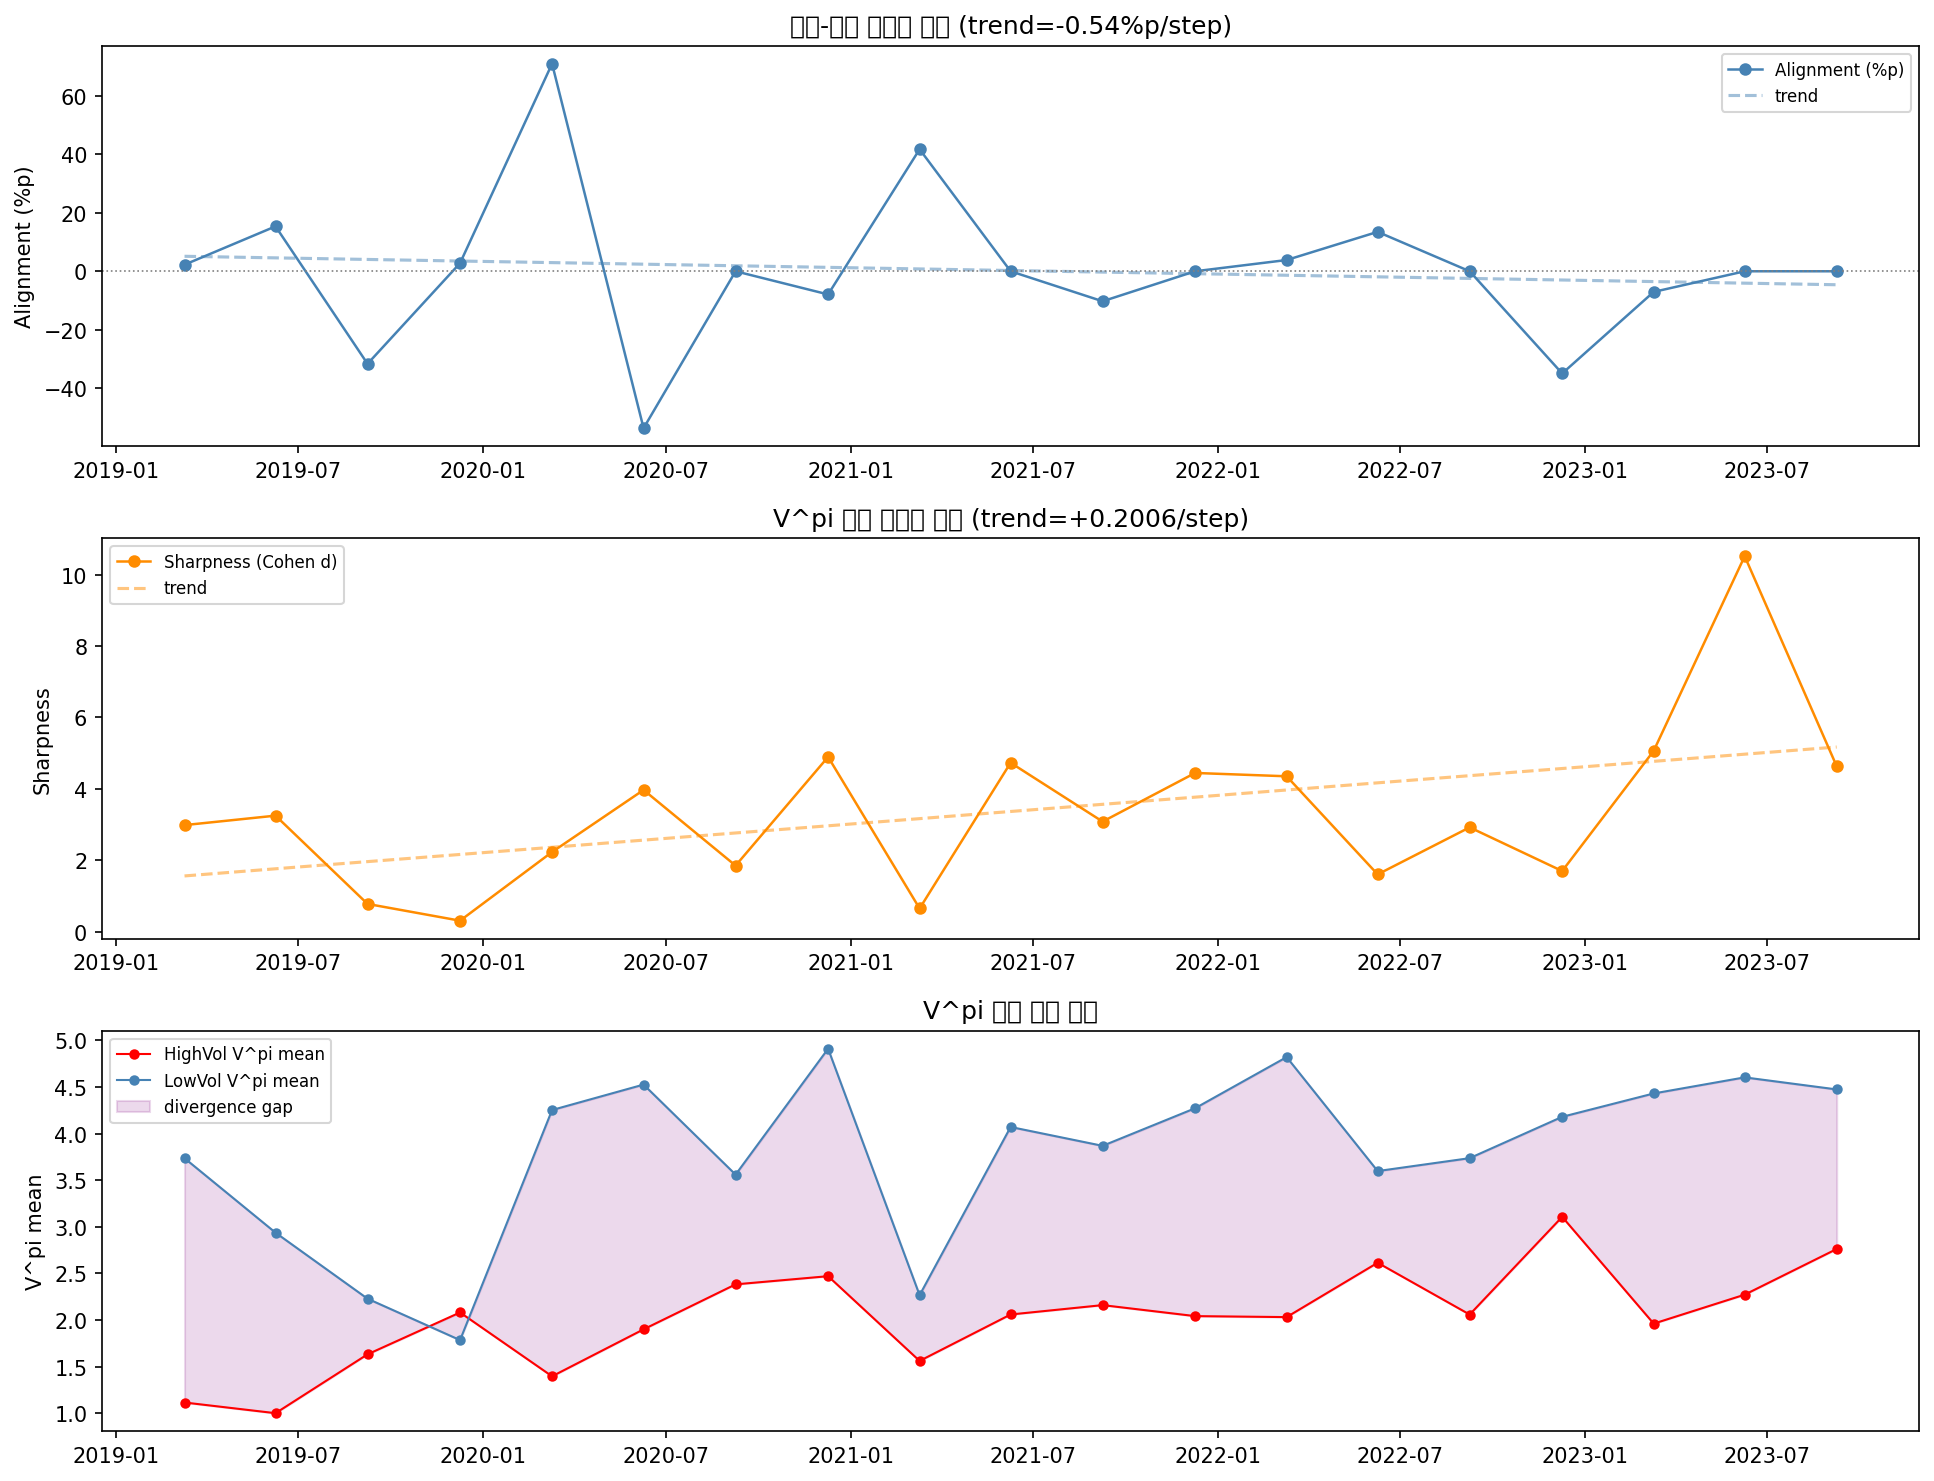

This figure's Python source:
"""
Arena 검증 v2 — 재귀적 학습 (Walk-Forward)
============================================
질문: 에이전트가 더 많은 데이터를 볼수록 실제로 나아지는가?

설계:
  - Walk-forward: 6개월 단위로 학습 데이터 확장
  - 각 윈도우에서 평가: 레짐-경매 정렬도, V^pi 분기 선명도
  - 개선 여부: 초기 vs 후기 성능 비교

지표:
  - alignment(%p):  레짐에 맞는 에이전트 낙찰 비율 차이
  - sharpness:      |mean(V^pi_HV) - mean(V^pi_LV)| / pooled_std  (분포 분리도)
  - stability:      rolling V^pi 차이의 std (낮을수록 일관됨)
"""

import warnings
warnings.filterwarnings('ignore')

import os, pickle
import numpy as np
import pandas as pd
import torch
import torch.nn as nn
import torch.nn.functional as F
import matplotlib.pyplot as plt
import matplotlib.dates as mdates
from scipy.stats import ks_2samp

# ── v1 결과 재사용 ────────────────────────────────────────
FEAT_CACHE = "arena_val_features.pkl"
HMM_CACHE  = "arena_val_hmm.pkl"

assert os.path.exists(FEAT_CACHE), "arena_validation_v1.py 먼저 실행"
assert os.path.exists(HMM_CACHE),  "arena_validation_v1.py 먼저 실행"

with open(FEAT_CACHE, 'rb') as f:
    feat, btc_price = pickle.load(f)
with open(HMM_CACHE, 'rb') as f:
    regime, high_p, high_state = pickle.load(f)

from sklearn.preprocessing import StandardScaler
scaler   = StandardScaler()
X_scaled = scaler.fit_transform(feat.values)

WIN       = 16
STATE_DIM = 128
ACTION_DIM = 3
HIDDEN1   = 64
HIDDEN2   = 32
LR        = 1e-3
N_STEPS   = 3000
GAMMA     = 0.99
SEED      = 42

torch.manual_seed(SEED)
np.random.seed(SEED)

# state(128) 재구성
states_arr, dates_arr = [], []
for i in range(WIN, len(X_scaled)):
    states_arr.append(X_scaled[i - WIN:i].flatten())
    dates_arr.append(feat.index[i])

states_arr      = np.array(states_arr, dtype=np.float32)
dates_arr       = pd.DatetimeIndex(dates_arr)
regimes_aligned = regime.reindex(dates_arr).fillna(0).values.astype(int)
highp_aligned   = high_p.reindex(dates_arr).fillna(0).values


# ══════════════════════════════════════════════════════════
# 모델 + 학습 함수 (v1과 동일)
# ══════════════════════════════════════════════════════════
class PolicyValueNet(nn.Module):
    def __init__(self, state_dim=128, action_dim=3, h1=64, h2=32):
        super().__init__()
        self.action_dim = action_dim
        self.trunk = nn.Sequential(
            nn.Linear(state_dim, h1), nn.LayerNorm(h1), nn.ReLU(),
            nn.Linear(h1, h2),        nn.LayerNorm(h2), nn.ReLU(),
        )
        self.policy_head = nn.Linear(h2, action_dim)
        self.value_head  = nn.Linear(h2, 1)

    def forward(self, s):
        f      = self.trunk(s)
        logits = self.policy_head(f)
        probs  = F.softmax(logits, dim=-1)
        H      = -torch.sum(probs * torch.log(probs + 1e-9))
        conf   = (1.0 - H / torch.log(torch.tensor(float(self.action_dim)))).item()
        vpi    = self.value_head(f).squeeze(-1).item()
        return logits, conf, vpi


def real_reward(s, action, ns, bias_type):
    curr_vol = float(s[-8 + 2])
    next_vol = float(ns[-8 + 2])
    d = next_vol - curr_vol
    if bias_type == "HighVol":
        return float(max(0, d) * 2.0 - max(0, -d))
    return float(-abs(d) + 0.1)


def train_agent_on(data, bias_type, net=None):
    """data: np array (N, 128). 기존 net에서 이어 학습 가능."""
    if net is None:
        net = PolicyValueNet(STATE_DIM, ACTION_DIM)
    opt = torch.optim.Adam(net.parameters(), lr=LR)
    n   = len(data)

    for step in range(N_STEPS):
        idx    = np.random.randint(0, n - 1)
        s      = torch.FloatTensor(data[idx])
        s1     = torch.FloatTensor(data[idx + 1])
        logits, _, vpi = net(s)
        probs  = F.softmax(logits, dim=-1)
        dist   = torch.distributions.Categorical(probs)
        action = dist.sample()
        lp     = dist.log_prob(action)
        r      = real_reward(data[idx], action.item(), data[idx + 1], bias_type)
        with torch.no_grad():
            _, _, v1 = net(s1)
        td     = r + GAMMA * v1
        adv    = td - vpi
        fv     = net.trunk(s)
        vt     = net.value_head(fv).squeeze(-1)
        vl     = F.mse_loss(vt, torch.tensor(td))
        ent    = -torch.sum(probs * torch.log(probs + 1e-9))
        loss   = -lp * adv + 0.5 * vl - 0.01 * ent
        opt.zero_grad(); loss.backward()
        torch.nn.utils.clip_grad_norm_(net.parameters(), 1.0)
        opt.step()
    return net


def evaluate(net_hv, net_lv, eval_data, eval_regimes):
    """레짐-경매 정렬도 + V^pi 분기 선명도 반환"""
    vpi_hv, vpi_lv, winners = [], [], []
    with torch.no_grad():
        for s_np in eval_data:
            s = torch.FloatTensor(s_np)
            _, conf_hv, vpi_h = net_hv(s)
            _, conf_lv, vpi_l = net_lv(s)
            vpi_hv.append(vpi_h); vpi_lv.append(vpi_l)
            winners.append(0 if conf_hv >= conf_lv else 1)

    vpi_hv  = np.array(vpi_hv)
    vpi_lv  = np.array(vpi_lv)
    winners = np.array(winners)

    # 정렬도
    hm = eval_regimes == high_state
    lm = ~hm
    align = 0.0
    if hm.sum() > 0 and lm.sum() > 0:
        align = ((winners[hm] == 0).mean() - (winners[lm] == 0).mean()) * 100

    # 분기 선명도: Cohen's d 스타일
    diff_mean = abs(vpi_hv.mean() - vpi_lv.mean())
    pool_std  = np.sqrt((vpi_hv.std()**2 + vpi_lv.std()**2) / 2 + 1e-9)
    sharpness = diff_mean / pool_std

    # KS p-value
    _, ks_p = ks_2samp(vpi_hv, vpi_lv)

    return {"align": align, "sharpness": sharpness, "ks_p": ks_p,
            "vpi_hv_mean": vpi_hv.mean(), "vpi_lv_mean": vpi_lv.mean()}


# ══════════════════════════════════════════════════════════
# Walk-Forward 실험
# ══════════════════════════════════════════════════════════
# 6개월 단위 윈도우 구성
WINDOW_MONTHS = 6
STEP_MONTHS   = 3

# 시작점: 최소 1년 학습 데이터 필요
start_train = dates_arr[0]
first_eval  = start_train + pd.DateOffset(months=12)

windows = []
cur = first_eval
while cur + pd.DateOffset(months=STEP_MONTHS) <= dates_arr[-1]:
    eval_end = cur + pd.DateOffset(months=STEP_MONTHS)
    windows.append((start_train, cur, cur, eval_end))
    cur = eval_end

print(f"Walk-Forward 윈도우: {len(windows)}개")
print(f"  첫 윈도우: train ~ {windows[0][1].date()}, eval {windows[0][2].date()} ~ {windows[0][3].date()}")
print(f"  마지막:    train ~ {windows[-1][1].date()}, eval {windows[-1][2].date()} ~ {windows[-1][3].date()}")

WF_CACHE = "arena_wf_results.pkl"

if os.path.exists(WF_CACHE):
    print(f"\nWalk-Forward 캐시 로드: {WF_CACHE}")
    with open(WF_CACHE, 'rb') as f:
        results = pickle.load(f)
else:
    results   = []
    net_hv    = None
    net_lv    = None

    for i, (tr_start, tr_end, ev_start, ev_end) in enumerate(windows):
        tr_mask   = (dates_arr >= tr_start) & (dates_arr < tr_end)
        ev_mask   = (dates_arr >= ev_start) & (dates_arr < ev_end)

        tr_data   = states_arr[tr_mask]
        ev_data   = states_arr[ev_mask]
        ev_reg    = regimes_aligned[ev_mask]

        if len(tr_data) < 100 or len(ev_data) < 10:
            continue

        print(f"\n[{i+1}/{len(windows)}] "
              f"Train ~ {tr_end.date()}  ({len(tr_data)}),  "
              f"Eval {ev_start.date()} ~ {ev_end.date()}  ({len(ev_data)})")

        # 누적 학습 (기존 net에서 이어서)
        net_hv = train_agent_on(tr_data, "HighVol", net_hv)
        net_lv = train_agent_on(tr_data, "LowVol",  net_lv)

        metrics = evaluate(net_hv, net_lv, ev_data, ev_reg)
        metrics["eval_start"] = ev_start
        metrics["eval_end"]   = ev_end
        metrics["n_train"]    = len(tr_data)
        results.append(metrics)

        print(f"  align={metrics['align']:+.1f}%p  "
              f"sharpness={metrics['sharpness']:.3f}  "
              f"ks_p={metrics['ks_p']:.4f}")

    with open(WF_CACHE, 'wb') as f:
        pickle.dump(results, f)
    print(f"\nWalk-Forward 결과 저장: {WF_CACHE}")

# ══════════════════════════════════════════════════════════
# 결과 분석
# ══════════════════════════════════════════════════════════
df_res = pd.DataFrame(results)
df_res["mid_date"] = df_res["eval_start"] + (df_res["eval_end"] - df_res["eval_start"]) / 2

print(f"\n{'기간':20s} {'n_train':>8} {'align':>8} {'sharp':>8} {'ks_p':>8}")
print("-" * 60)
for _, row in df_res.iterrows():
    print(f"{str(row['eval_start'].date()):20s} "
          f"{row['n_train']:8.0f} "
          f"{row['align']:+8.1f}%p "
          f"{row['sharpness']:8.3f} "
          f"{row['ks_p']:8.4f}")

# 선형 추세
from numpy.polynomial import polynomial as P
x = np.arange(len(df_res))

align_trend     = np.polyfit(x, df_res["align"].values, 1)[0]
sharpness_trend = np.polyfit(x, df_res["sharpness"].values, 1)[0]

print(f"\n추세 (윈도우당):")
print(f"  정렬도:    {align_trend:+.3f}%p/window "
      f"({'개선' if align_trend > 0 else '악화'})")
print(f"  분기선명도: {sharpness_trend:+.4f}/window "
      f"({'개선' if sharpness_trend > 0 else '악화'})")

# ══════════════════════════════════════════════════════════
# 시각화
# ══════════════════════════════════════════════════════════
fig, axes = plt.subplots(3, 1, figsize=(13, 10))

x_dates = df_res["mid_date"].values

ax = axes[0]
ax.plot(x_dates, df_res["align"].values,
        marker='o', ms=5, color='steelblue', lw=1.2, label='Alignment (%p)')
trend_line = np.polyval(np.polyfit(x, df_res["align"].values, 1), x)
ax.plot(x_dates, trend_line, '--', color='steelblue', alpha=0.5, label='trend')
ax.axhline(0, color='gray', lw=0.8, linestyle=':')
ax.set_title(f"레짐-경매 정렬도 추이 (trend={align_trend:+.2f}%p/step)")
ax.set_ylabel("Alignment (%p)"); ax.legend(fontsize=8)
ax.xaxis.set_major_formatter(mdates.DateFormatter('%Y-%m'))

ax = axes[1]
ax.plot(x_dates, df_res["sharpness"].values,
        marker='o', ms=5, color='darkorange', lw=1.2, label='Sharpness (Cohen d)')
trend_line2 = np.polyval(np.polyfit(x, df_res["sharpness"].values, 1), x)
ax.plot(x_dates, trend_line2, '--', color='darkorange', alpha=0.5, label='trend')
ax.set_title(f"V^pi 분기 선명도 추이 (trend={sharpness_trend:+.4f}/step)")
ax.set_ylabel("Sharpness"); ax.legend(fontsize=8)
ax.xaxis.set_major_formatter(mdates.DateFormatter('%Y-%m'))

ax = axes[2]
ax.plot(x_dates, df_res["vpi_hv_mean"].values,
        marker='o', ms=4, color='red', lw=1.0, label='HighVol V^pi mean')
ax.plot(x_dates, df_res["vpi_lv_mean"].values,
        marker='o', ms=4, color='steelblue', lw=1.0, label='LowVol V^pi mean')
ax.fill_between(x_dates,
                df_res["vpi_hv_mean"].values,
                df_res["vpi_lv_mean"].values,
                alpha=0.15, color='purple', label='divergence gap')
ax.set_title("V^pi 절대 수준 추이")
ax.set_ylabel("V^pi mean"); ax.legend(fontsize=8)
ax.xaxis.set_major_formatter(mdates.DateFormatter('%Y-%m'))

plt.tight_layout()
plt.savefig("arena_validation_v2.png", dpi=150, bbox_inches='tight')
print("\n그래프 저장: arena_validation_v2.png")

# ══════════════════════════════════════════════════════════
# 최종 판정
# ══════════════════════════════════════════════════════════
print("\n" + "=" * 60)
print("Arena 검증 v2 -- 재귀 학습 판정")
print("=" * 60)

improving_align  = align_trend > 0
improving_sharp  = sharpness_trend > 0
final_align_ok   = df_res["align"].iloc[-3:].mean() > 20
final_sharp_ok   = df_res["sharpness"].iloc[-3:].mean() > 5

print(f"정렬도 개선 추세:    {'YES' if improving_align  else 'NO '} ({align_trend:+.3f}%p/step)")
print(f"선명도 개선 추세:    {'YES' if improving_sharp  else 'NO '} ({sharpness_trend:+.4f}/step)")
print(f"최근 3구간 정렬도:   {'OK ' if final_align_ok   else 'LOW'} ({df_res['align'].iloc[-3:].mean():.1f}%p)")
print(f"최근 3구간 선명도:   {'OK ' if final_sharp_ok   else 'LOW'} ({df_res['sharpness'].iloc[-3:].mean():.3f})")

n = sum([improving_align, improving_sharp, final_align_ok, final_sharp_ok])
if n >= 3:
    verdict = "VALID -- 재귀 학습으로 성능 개선 확인"
elif n == 2:
    verdict = "PARTIAL -- 일부 지표 개선, 추가 학습 필요"
else:
    verdict = "NULL -- 재귀 학습 효과 없음"

print(f"\n판정: {verdict}")
print("=" * 60)
